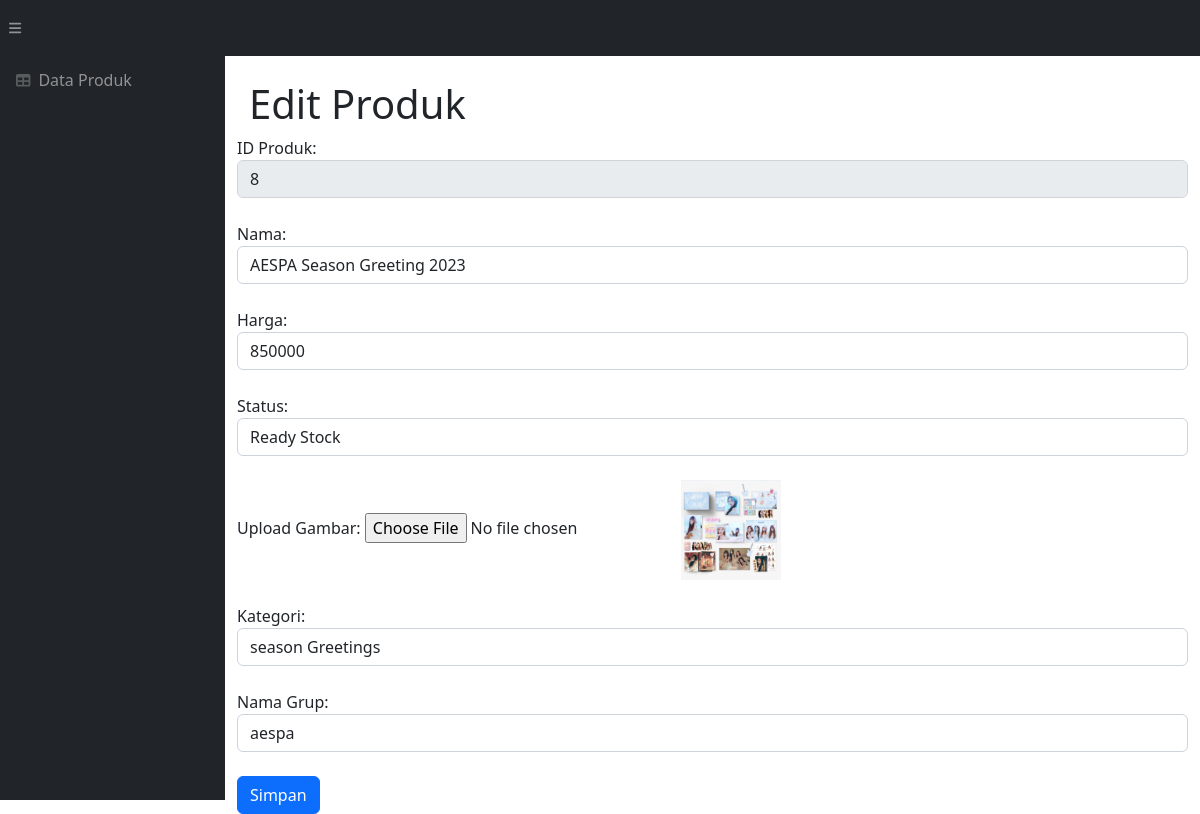
Screenshot of /edit.php?id=8 with the database file from the repository.
### tables this page shows
CREATE TABLE `produk` (
  `id` int(11) NOT NULL,
  `nama` varchar(255) DEFAULT NULL,
  `harga` decimal(11,0) DEFAULT NULL,
  `gambar` text DEFAULT NULL,
  `status` enum('Ready Stock','Pre Order') DEFAULT NULL,
  `id_kategori` int(11) DEFAULT NULL,
  `id_grub` int(11) NOT NULL
);

### edit.php (the view, shortened to what this page needs)
<!DOCTYPE html>
<html lang="en">
    <head>
        <link href="css/styles.css" rel="stylesheet" />
    </head>
    <body class="sb-nav-fixed">
    <?php
    include 'koneksi.php';
    $produk = mysqli_query($conn,"SELECT * from produk where id='$_GET[id]'");
    while($p = mysqli_fetch_array($produk)){
        $id = $p["id"];
        $nama = $p["nama"];
        $harga = $p["harga"];
        $status = $p["status"];
        $kategori = $p["id_kategori"];
        $grub = $p["id_grub"];
        $gambar = $p["gambar"];
    }
  ?>
        <nav class="sb-topnav navbar navbar-expand navbar-dark bg-dark">
            <button class="btn btn-link btn-sm order-1 order-lg-0 me-4 me-lg-0" id="sidebarToggle" href="#!"><i class="fas fa-bars"></i></button>
        </nav>
        <div id="layoutSidenav">
            <div id="layoutSidenav_nav">
                <nav class="sb-sidenav accordion sb-sidenav-dark" id="sidenavAccordion">
                    <div class="sb-sidenav-menu">
                        <div class="nav">
                            <a class="nav-link" href="admin.php">
                                <div class="sb-nav-link-icon"><i class="fas fa-table"></i></div>
                                Data Produk
                            </a>
                        </div>
                    </div>
                </nav>
            </div>
            <div id="layoutSidenav_content">
                <main>
                    <div class="container-fluid px-4">
                        <h1 class="mt-4">Edit Produk</h1>
                        </div>
                            <div class="card-body">
                            <div class="container">
        <form action="proses_edit.php?id=<?php echo $id ?>" method="post" enctype="multipart/form-data" onsubmit="return confirmUpdate();">
        <div class="form-group">
                <label for="nama">ID Produk:</label>
                <input type="text" class="form-control" id="id" name="id" disabled value="<?php echo $id ?>">
            </div><br>
            <div class="form-group">
                <label for="nama">Nama:</label>
                <input type="text" class="form-control" id="nama" name="nama" value="<?php echo $nama ?>">
            </div><br>
            <div class="form-group">
               <label for="harga">Harga:</label>
               <input type="number" class="form-control" id="harga" name="harga" value="<?php echo number_format($harga, 0, '.', ''); ?>">
            </div><br>
            <div class="form-group">
                 <label for="status">Status:</label>
                 <select class="form-control" id="status" name="status">
                                     <?php
                                     $queryStatus = mysqli_query($conn, "SELECT DISTINCT status FROM produk");
                                     if (mysqli_num_rows($queryStatus) > 0) {
                                         while ($dataStatus = mysqli_fetch_array($queryStatus)) {
                                         $selected = ($dataStatus['status'] == $status) ? 'selected' : '';
                                         echo "<option value='" . $dataStatus["status"] . "' $selected>" . $dataStatus["status"] . "</option>";
                                        }
                                    } else {
                                         echo "<option value=''>Tidak ada item tersedia</option>";
                                    }
                                     ?>
    </select>
            </div><br>
            <div class="form-group">
                <label for="gambar">Upload Gambar:</label>
                <input type="file" class="form-control-file" name="fileToUpload" id="fileToUpload" accept="image/*">
                <td colspan="3"><img src="<?php echo $gambar ?>" width="100"></td>
            </div><br>
            <div class="form-group">
                 <label for="kategori">Kategori:</label>
                 <select class="form-control" id="kategori" name="kategori">
                                     <?php
                                     $queryKategori = mysqli_query($conn, "SELECT * FROM kategori");
                                     if (mysqli_num_rows($queryKategori) > 0) {
                                         while ($dataKategori = mysqli_fetch_array($queryKategori)) {
                                         $selectedKategori = ($dataKategori['id'] == $kategori) ? 'selected' : '';
                                         echo "<option value='" . $dataKategori["id"] . "' $selectedKategori>" . $dataKategori["kategori"] . "</option>";
                                        }
                                    } else {
                                         echo "<option value=''>Tidak ada item tersedia</option>";
                                    }
                                    ?>
    </select>
            </div><br>
            <div class="form-group">
                 <label for="grub">Nama Grup:</label>
                 <select class="form-control" id="grub" name="grub">
                                     <?php
                                     $queryGrub = mysqli_query($conn, "SELECT * FROM grub");
                                     if (mysqli_num_rows($queryGrub) > 0) {
                                         while ($dataGrub = mysqli_fetch_array($queryGrub)) {
                                         $selectedGrub = ($dataGrub['id'] == $grub) ? 'selected' : '';
                                         echo "<option value='" . $dataGrub["id"] . "' $selectedGrub>" . $dataGrub["nama_grup"] . "</option>";
                                        }
                                    } else {
                                         echo "<option value=''>Tidak ada item tersedia</option>";
                                    }
                                     ?>
    </select>
            </div><br>
            <input type="submit" class="btn btn-primary" name="Submit" value="Simpan">
        </form>
    </div>
                            </div>
                        </div>
                    </div>
    </body>

### rows the page displays
produk: id "8", nama "AESPA Season Greeting 2023", harga "850000", gambar (picture)

### other values shown
form field status "Ready Stock"
form field kategori "season Greetings"
form field grub "aespa"
